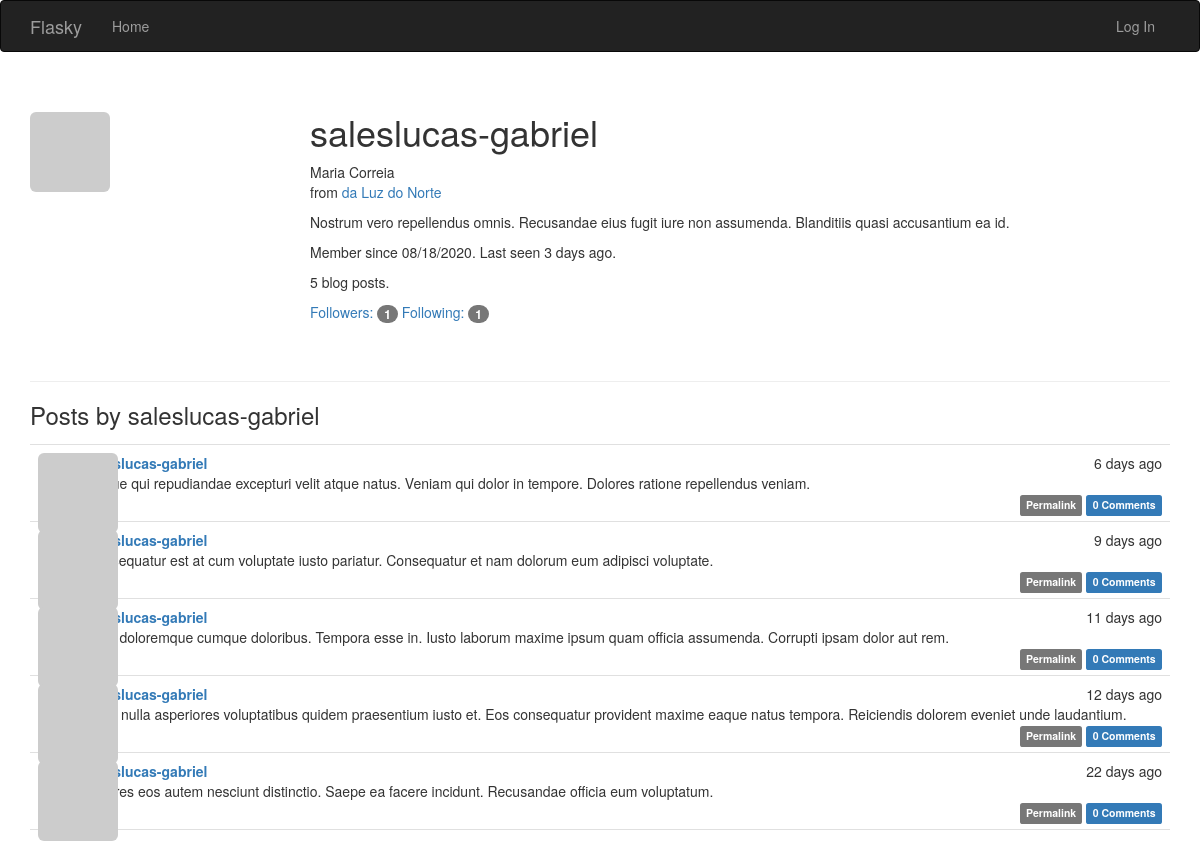
Page /user/saleslucas-gabriel on the committed database.
### app/models.py (models this page shows, shortened)
class User(UserMixin, db.Model):
    __tablename__ = 'users'
    id = db.Column(db.Integer, primary_key=True)
    email = db.Column(db.String(64), unique=True, index=True)
    username = db.Column(db.String(64), unique=True, index=True)
    name = db.Column(db.String(64))
    location = db.Column(db.String(64))
    about_me = db.Column(db.Text())
    member_since = db.Column(db.DateTime(), default=datetime.utcnow)
    last_seen = db.Column(db.DateTime(), default=datetime.utcnow)
    confirmed = db.Column(db.Boolean, default=False)
    password_hash = db.Column(db.String(128))
    avatar_hash = db.Column(db.String(32))
    role_id = db.Column(db.Integer, db.ForeignKey('roles.id'))
    posts = db.relationship('Post', backref='author', lazy='dynamic')
    followed = db.relationship(
        'Follow',
        foreign_keys=[Follow.follower_id],
        backref=db.backref('follower', lazy='joined'),
        lazy='dynamic',
        cascade='all, delete-orphan'
    )
    followers = db.relationship(
        'Follow',
        foreign_keys=[Follow.followed_id],
        backref=db.backref('followed', lazy='joined'),
        lazy='dynamic',
        cascade='all, delete-orphan'
    )
    comments = db.relationship('Comment', backref='author', lazy='dynamic')
    @property
    def password(self):
        raise AttributeError('password is not a readable attribute')
    def gravatar(self, size=100, default='identicon', rating='g'):
        if request.is_secure:
            url = 'https://secure.gravatar.com/avatar'
        else:
            url = 'http://secure.gravatar.com/avatar'
        hash = self.avatar_hash or self.gravatar_hash()
        return f'{url}/{hash}?s={size}&d={default}&r={rating}'

class Post(db.Model):
    __tablename__ = 'posts'
    id = db.Column(db.Integer, primary_key=True)
    body = db.Column(db.Text)
    body_html = db.Column(db.Text)
    timestamp = db.Column(db.DateTime, index=True, default=datetime.utcnow)
    author_id = db.Column(db.Integer, db.ForeignKey('users.id'))
    comments = db.relationship('Comment', backref='post', lazy='dynamic')

### app/main/views.py (the view)
@main.route('/user/<username>')
def user(username):
    user = User.query.filter_by(username=username).first()
    if user is None:
        abort(404)
    posts = user.posts.order_by(Post.timestamp.desc()).all()
    return render_template('user.html', user=user, posts=posts)

### app/auth/views.py (called while the page is built)
@auth.before_app_request
def before_request():
    if current_user.is_authenticated:
        current_user.ping()
        if (not current_user.confirmed
                and request.endpoint
                and request.blueprint != 'auth'
                and request.endpoint != 'static'):
            return redirect(url_for('auth.unconfirmed'))

### app/main/__init__.py (called while the page is built)
@main.app_context_processor
def inject_permissions():
    return dict(Permission=Permission)

### app/models.py (called while the page is built)
    def can(self, permissions):
        return False

    def is_administrator(self):
        return False

### app/templates/user.html (shortened to what this page needs)
{% extends "base.html" %}
{% import "_macros.html" as macros %}
{% block page_content %}
<div class="page-header">
    <img class="img-rounded profile-thumbnail" src="{{ user.gravatar(size=256) }}">
    <div class="profile-header">
        <h1>{{ user.username }}</h1>
        {% if user.name or user.location %}
        <p>
            {% if user.name %}{{ user.name }}<br>{% endif %}
            {% if user.location %}
                from <a href="http://maps.google.com/?q={{ user.location }}">{{ user.location }}</a><br>
            {% endif %}
        </p>
        {% endif %}
        {% if user.about_me %}<p>{{ user.about_me }}</p>{% endif %}
        <p>Member since {{ moment(user.member_since).format('L') }}. Last seen {{ moment(user.last_seen).fromNow() }}.</p>
        <p>{{ user.posts.count() }} blog posts.</p>
        <p>
            <a href="{{ url_for('.followers', username=user.username) }}">Followers: <span class="badge">{{ user.followers.count() }}</span></a>
            <a href="{{ url_for('.followed_by', username=user.username) }}">Following: <span class="badge">{{ user.followed.count() }}</span></a>
        </p>
    </div>
</div>
<h3>Posts by {{ user.username }}</h3>
{% include '_posts.html' %}
{% endblock %}

### app/templates/_posts.html (shortened to what this page needs)
<ul class="posts">
    {% for post in posts %}
    <li class="post">
        <div class="post-thumbnail">
            <a href="{{ url_for('.user', username=post.author.username) }}">
                <img class="img-rounded profile-thumbnail" src="{{ post.author.gravatar(size=40) }}">
            </a>
        </div>
        <div class="post-content">
            <div class="post-date">{{ moment(post.timestamp).fromNow() }}</div>
            <div class="post-author"><a href="{{ url_for('.user', username=post.author.username) }}">{{ post.author.username }}</a></div>
            <div class="post-body">
                {% if post.body_html %}
                    {{ post.body_html | safe }}
                {% else %}
                    {{ post.body }}
                {% endif %}
            </div>
            <div class="post-footer">
                <a href="{{ url_for('.post', id=post.id) }}">
                    <span class="label label-default">Permalink</span>
                </a>
                <a href="{{ url_for('.post', id=post.id) }}#comments">
                    <span class="label label-primary">{{ post.comments.count() }} Comments</span>
                </a>
            </div>
        </div>
    </li>
    {% endfor %}
</ul>

### app/static/styles.css (style rules this page uses)
.profile-thumbnail { position: absolute; }
.profile-header { min-height: 260px; margin-left: 280px; }
ul.posts { list-style-type: none; padding: 0px; margin: 16px 0px 0px 0px; border-top: 1px solid #e0e0e0; }
ul.posts li.post { padding: 8px; border-bottom: 1px solid #e0e0e0; }
div.post-date { float: right; }
div.post-author { font-weight: bold; }
div.post-thumbnail { position: absolute; }
div.post-content { margin-left: 48px; min-height: 48px; }
div.post-footer { text-align: right; }

### rows in the picture
User: username "saleslucas-gabriel", name "Maria Correia", location "da Luz do Norte", about_me "Nostrum vero repellendus omnis. Recusandae eius fugit iure non assumenda. Blanditiis quasi accusantium ea id.", member_since "08/18/2020", last_seen "3 days ago"
Post: timestamp "6 days ago", author.username "saleslucas-gabriel", body "Neque qui repudiandae excepturi velit atque natus. Veniam qui dolor in tempore. Dolores ratione repellendus veniam.", comments.count "0"
Post: timestamp "9 days ago", author.username "saleslucas-gabriel", body "Consequatur est at cum voluptate iusto pariatur. Consequatur et nam dolorum eum adipisci voluptate.", comments.count "0"
Post: timestamp "11 days ago", author.username "saleslucas-gabriel", body "Nam doloremque cumque doloribus. Tempora esse in. Iusto laborum maxime ipsum quam officia assumenda. Corrupti ipsam dolor aut rem.", comments.count "0"
Post: timestamp "12 days ago", author.username "saleslucas-gabriel", body "Esse nulla asperiores voluptatibus quidem praesentium iusto et. Eos consequatur provident maxime eaque natus tempora. Reiciendis dolorem eveniet unde laudantium.", comments.count "0"
Post: timestamp "22 days ago", author.username "saleslucas-gabriel", body "Dolores eos autem nesciunt distinctio. Saepe ea facere incidunt. Recusandae officia eum voluptatum.", comments.count "0"

### other values in the picture
{{ user.posts.count() }} "5"
{{ user.followers.count() }} "1"
{{ user.followed.count() }} "1"
